Frame 1 (no input): blank canvas, image omitted
Frame 60 (the mouse pressed at the canvas centre just before this capture): blank canvas, image omitted
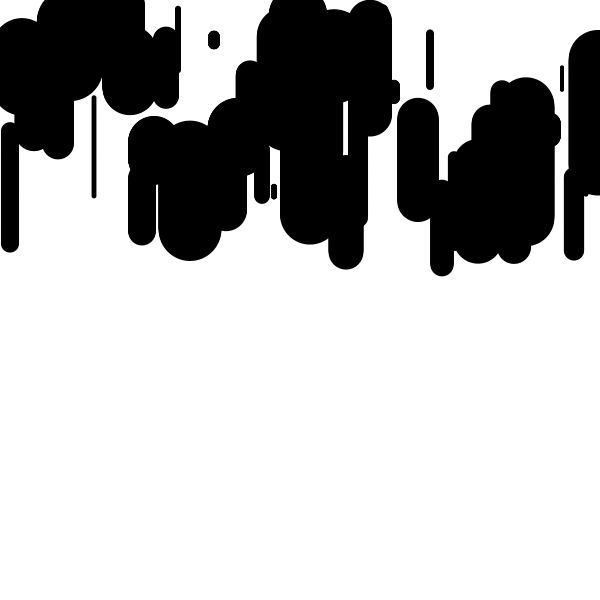
Frame 120 (the mouse held since frame 60 and released just before this capture)

The Processing sketch whose frames 1 and 60 were blank and that drew this single picture after the mouse press (run headless with seeded random() and noise(); from frame 60 on, the mouse is pressed at the canvas centre):

// Processing sketch: processing_105790
// ── processing_105790.pde

float []xPos;
float []yPos;
float []xSpeed;
float []ySpeed;
float []ballSize;
float speed;
float gravity;
int numBalls;
int colorR;
int colorG;
int colorB;

boolean fall;

void setup() {
  size (600, 600);
  
  //set up color
  colorR = 255;
  colorG = 255;
  colorB = 255;
  background (colorR, colorG, colorB);
  text("Aug.5th.2013",100,100);

  //set up ball related numbers
  fill (255);
  noStroke();
  numBalls= 50;
  gravity = 0.5;

  // set up array
  xSpeed = new float[numBalls];
  ySpeed = new float[numBalls];
  xPos = new float[numBalls];
  yPos = new float[numBalls];
  ballSize = new float[numBalls];

  // declare the xPos, yPos and ballSize
  for (int i=0; i<numBalls; i++) {
    xPos[i] = i * (width/numBalls) + 10;
    yPos[i] = random (0, height/3);
    ballSize [i] = random (0, 70);
    ySpeed [i] = random (0,2);
  }
}

// make the ball drop
void draw() {
  for (int i=0; i<numBalls; i++) {
    if (!mousePressed) {
      ellipse (xPos[i], yPos[i], ballSize[i], ballSize[i]);
    }
    else if (mousePressed) {
      fill(colorR-mouseY,colorG-mouseX,colorB-mouseY);
      yPos[i] += ySpeed[i];
      ellipse (xPos[i], yPos[i], ballSize[i], ballSize[i]);
    }
  }
}

//void mousePressed() {
//  fall = true;
//}
